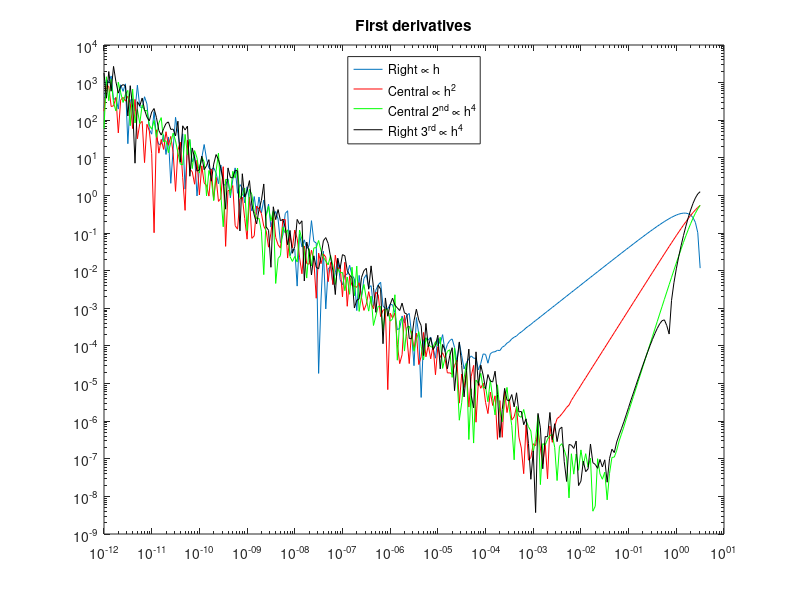
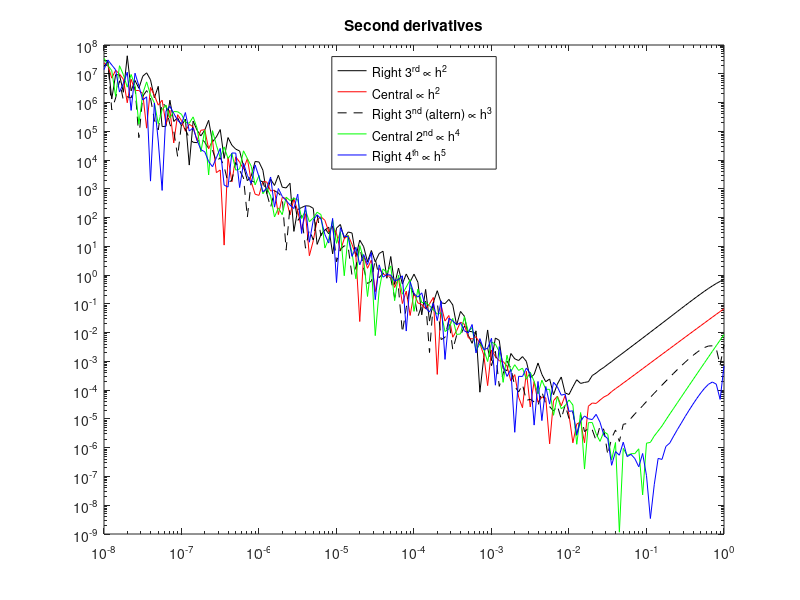
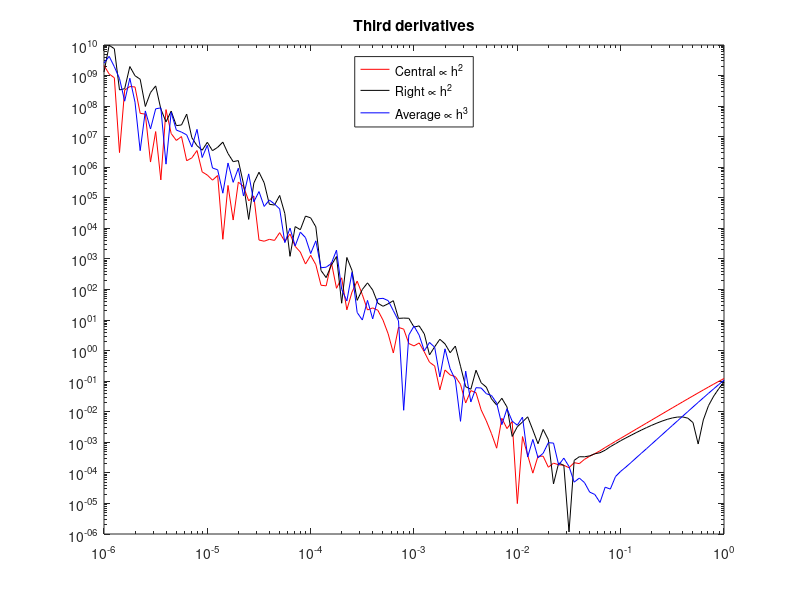

Write the MATLAB code that produced these figures, in order.
% Higher order differntiation schemes from Bronstein et al,
% Section 7.1.2, Table 7.13
%
% peter.gruber@usi.ch, 2012-12-17

% NOTATION: f ... function to be differentiated
%           g1x . schemes for 1st derivative
%           g2x . schemes for 2nd derivative
%           g3x . schemes for 3rd derivative

myh=10.^[-12:0.05:0.5];

% default setting
f = @(x)exp(x)+0.000001*randn;
g1= @(x)exp(x);   % true first derivative
g2= @(x)exp(x);   % true second derivative
g3= @(x)exp(x);   % true third derivative
x0=0;

% interesting alternatives
% first try x^3 -- an odd function
% f =@(x)x.^3;
% g1=@(x)3*x.^2;  g2=@(x)6*x;
% g3=@(x)0;       x0=1;

% then try x^4-- an even function
% Caveat: higher order schemes will always get perfect solutions to
% polynomials!
 f =@(x)x.^4+0.000000001*randn;
 g1=@(x)4*x.^3;   g2=@(x)12*x.^2;
 g3=@(x)24*x;     x0=1;

 f =@(x)sin(x)+0.000000001*randn;
 g1=@(x)cos(x);   g2=@(x)-sin(x);
 g3=@(x)-cos(x);     x0=1;
 
 
% function for calculating differentiation formulae
% coefficient vector runs [-2 .. 4]
fdiff=@(f,x,h,a)...
    a(1)*f(x-2*h)+a(2)*f(x-h)+a(3)*f(x)+...
    a(4)*f(x+h)+a(5)*f(x+2*h)+a(6)*f(x+3*h)+...
    a(7)*f(x+4*h);


%% ======= Schemes for first derivatives ==============
% right difference
% err \approx -1/2*h*y''
g10=@(f,x0,h) 1/(h)*( -f(x0-h)+f(x0) );

% central difference, first order
% err \approx -1/6*h^2*y'''
g11=@(f,x0,h) 1/(2*h)*( -f(x0-h)+f(x0+h) );

% central difference, second order
% err \approx +1/30*h^4*y^(5)
g12=@(f,x0,h) 1/(12*h)*( f(x0-2*h)-8*f(x0-h)+8*f(x0+h)-f(x0+2*h) );

% right difference, third order
% err \approx -1/20h^4*y^(5)
g13=@(f,x0,h) 1/(12*h)*...
    ( -3*f(x0-h)-10*f(x0)+18*f(x0+h)-6*f(x0+2*h)+f(x0+3*h) );

%% Testing the schemes for first derivative
for u=1:length(myh)
    myg10(u)=g10(f,x0,myh(u));
    myg11(u)=g11(f,x0,myh(u));
    myg12(u)=g12(f,x0,myh(u));
    myg13(u)=g13(f,x0,myh(u));
    trueg10(u)=g1(x0);
end

figure
loglog(myh,abs(myg10-trueg10));
hold on
loglog(myh,abs(myg11-trueg10),'r');
loglog(myh,abs(myg12-trueg10),'g');
loglog(myh,abs(myg13-trueg10),'k');
legend('Right \propto h','Central \propto h^2', 'Central 2^{nd} \propto h^4',...
    'Right 3^{rd} \propto h^4','Location','North')
title('First derivatives')


%% ======= Schemes for second derivatives ==============
% central difference, first order
% err \approx -1/12*h^2*y^(4)
g21=@(f,x0,h)1/(h^2)*( f(x0-h)-2*f(x0)+f(x0+h) );

% central difference, second order
% err \approx +1/90*h^4*y^(6)
g22=@(f,x0,h)1/(12*h^2)*...
    ( -f(x0-2*h)+16*f(x0-h)-30*f(x0)+16*f(x0+h)-f(x0+2*h) );

% right difference, third order
% err \approx +11/12*h^2*y^(4)
g23=@(f,x0,h)1/(h^2)*...
    ( 2*f(x0)-5*f(x0+h)+4*f(x0+2*h)-f(x0+3*h) );

% right difference, third order, alternative
% err \approx +1/12*h^3*y^(5)
g24=@(f,x0,h)1/(12*h^2)*...
    ( 11*f(x0-h)-20*f(x0)+6*f(x0+h)+4*f(x0+2*h)-f(x0+3*h) );

% right difference, fourth order
% err \approx +1/12*h^5*y^(7)
g25=@(f,x0,h)1/(180*h^2)*...
    fdiff(f,x0,h,[-13 228 -420 200 15 -12 2]);
% the above is a shortcut for
% g25=@(f,x0,h)1/(180*h^2)*...
%     ( -13*f(x0-2*h)+228*f(x0-h)-420*f(x0)+...
%     200*f(x0+h)+15*f(x0+2*h)-12*f(x0+3*h)+2*f(x0+4*h) );


%% Testing the schemes for second derivative
myh=10.^[-8:0.05:0];
for u=1:length(myh)
    myg21(u)=g21(f,x0,myh(u));
    myg22(u)=g22(f,x0,myh(u));
    myg23(u)=g23(f,x0,myh(u));
    myg24(u)=g24(f,x0,myh(u));
    myg25(u)=g25(f,x0,myh(u));
    trueg20(u)=g2(x0);
end

figure
loglog(myh,abs(myg23-trueg20),'k');
hold on
loglog(myh,abs(myg21-trueg20),'r');
loglog(myh,abs(myg24-trueg20),'k--');
loglog(myh,abs(myg22-trueg20),'g');
loglog(myh,abs(myg25-trueg20),'b-');
legend('Right 3^{rd} \propto h^2','Central \propto h^2','Right 3^{nd} (altern) \propto h^3',...
    'Central 2^{nd} \propto h^4','Right 4^{th} \propto h^5','Location','North')
title('Second derivatives')


%% ======= Schemes for third derivatives ==============
% central difference, first order
% err \approx -1/4*h^2*y^(5)
g31=@(f,x0,h)1/(2*h^3)*...
    fdiff(f,x0,h,[-1 2 0 -2 1 0 0]);

% right difference, third order
% err \approx +1/4*h^2*y^(5)
g32=@(f,x0,h)1/(2*h^3)*...
    fdiff(f,x0,h,[0 -3 10 -12 6 -1 0]);

% average
g33=@(f,x0,h) 1/2*g31(f,x0,h) + 1/2*g32(f,x0,h)

%% Testing the schemes for third derivative
myh=10.^[-6:0.05:0];
for u=1:length(myh)
    myg31(u)=g31(f,x0,myh(u));
    myg32(u)=g32(f,x0,myh(u));
    myg33(u)=g33(f,x0,myh(u));
    trueg30(u)=g3(x0);
end

figure
loglog(myh,abs(myg31-trueg30),'r');
hold on
loglog(myh,abs(myg32-trueg30),'k');
loglog(myh,abs(myg33-trueg30),'b');
legend('Central \propto h^2','Right \propto h^2', 'Average \propto h^3',...
    'Location','North')
title('Third derivatives')

